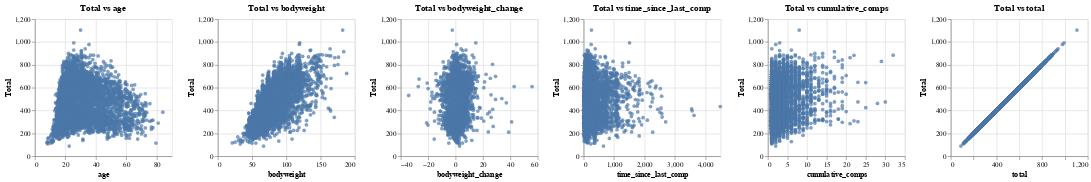

Notebook code cell kept with this figure:
### Code cell
alt.hconcat(*plots)

### Figure 1 — Vega-Lite specification as saved in the notebook (floating-point values rounded to 4 significant figures; data arrays with more than 128 entries replaced by an {"elided": "..."} marker saying what was removed)
{"config": {"view": {"continuousWidth": 400, "continuousHeight": 300}}, "hconcat": [{"mark": "circle", "encoding": {"tooltip": [{"field": "age", "type": "quantitative"}, {"field": "total", "type": "quantitative"}], "x": {"field": "age", "title": "age", "type": "quantitative"}, "y": {"field": "total", "title": "Total", "type": "quantitative"}}, "height": 200, "title": "Total vs age", "width": 200}, {"mark": "circle", "encoding": {"tooltip": [{"field": "bodyweight", "type": "quantitative"}, {"field": "total", "type": "quantitative"}], "x": {"field": "bodyweight", "title": "bodyweight", "type": "quantitative"}, "y": {"field": "total", "title": "Total", "type": "quantitative"}}, "height": 200, "title": "Total vs bodyweight", "width": 200}, {"mark": "circle", "encoding": {"tooltip": [{"field": "bodyweight_change", "type": "quantitative"}, {"field": "total", "type": "quantitative"}], "x": {"field": "bodyweight_change", "title": "bodyweight_change", "type": "quantitative"}, "y": {"field": "total", "title": "Total", "type": "quantitative"}}, "height": 200, "title": "Total vs bodyweight_change", "width": 200}, {"mark": "circle", "encoding": {"tooltip": [{"field": "time_since_last_comp", "type": "quantitative"}, {"field": "total", "type": "quantitative"}], "x": {"field": "time_since_last_comp", "title": "time_since_last_comp", "type": "quantitative"}, "y": {"field": "total", "title": "Total", "type": "quantitative"}}, "height": 200, "title": "Total vs time_since_last_comp", "width": 200}, {"mark": "circle", "encoding": {"tooltip": [{"field": "cumulative_comps", "type": "quantitative"}, {"field": "total", "type": "quantitative"}], "x": {"field": "cumulative_comps", "title": "cumulative_comps", "type": "quantitative"}, "y": {"field": "total", "title": "Total", "type": "quantitative"}}, "height": 200, "title": "Total vs cumulative_comps", "width": 200}, {"mark": "circle", "encoding": {"tooltip": [{"field": "total", "type": "quantitative"}, {"field": "total", "type": "quantitative"}], "x": {"field": "total", "title": "total", "type": "quantitative"}, "y": {"field": "total", "title": "Total", "type": "quantitative"}}, "height": 200, "title": "Total vs total", "width": 200}], "data": {"name": "data-5df05c836541e9d944103d8d297c883e"}, "$schema": "https://vega.github.io/schema/vega-lite/v4.17.0.json", "datasets": {"data-5df05c836541e9d944103d8d297c883e": {"elided": "5000 records"}}}
